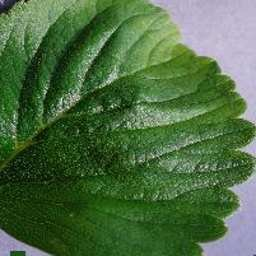
#> input picture data/own_leaves/proxy_00_Strawberry___healthy.jpg, 256 x 256 px; its folder holds only this picture in this run
$ python -i domain_shift.py   (imports and definitions only)
#> lines starting #> are read from the running program, lines starting #| are printed output that depends on the picture
#> further down, picture is the input picture: PIL image 256x256 RGB; mean R, G, B 76.3, 108, 66.1
"""Own-leaf / field-style domain-shift helpers."""

from __future__ import annotations

import io
from pathlib import Path

import cv2
import numpy as np
import pandas as pd
from PIL import Image, ImageEnhance, ImageFilter

from src.background import leaf_mask_rgb

IMAGE_SUFFIXES = {".jpg", ".jpeg", ".png", ".webp", ".bmp"}


# [61 lines left out: functions list_image_files, load_own_leaves_frame, outdoor_background, composite_leaf_on_background, not called in this run]


def phone_style_corrupt(
    image: Image.Image,
    rng: np.random.Generator | None = None,
) -> Image.Image:
    """Lighting, focus, and JPEG artifacts typical of phone snaps."""
    rng = rng or np.random.default_rng(0)
    out = image.convert("RGB")

    # Random zoom/crop toward the leaf.
    w, h = out.size
#> w = 256; h = 256
    scale = float(rng.uniform(0.78, 0.95))
    nw, nh = int(w * scale), int(h * scale)
#> nw = 227; nh = 227
    left = int(rng.integers(0, max(w - nw, 1)))
#> left = 14
    top = int(rng.integers(0, max(h - nh, 1)))
#> top = 7
    out = out.crop((left, top, left + nw, top + nh)).resize((w, h), Image.BICUBIC)
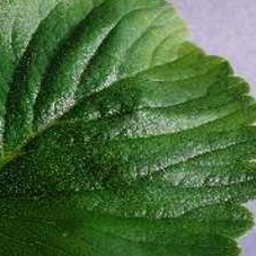
#> out: PIL image 256x256 RGB; mean R, G, B 70.8, 105, 58.3

    out = ImageEnhance.Brightness(out).enhance(float(rng.uniform(0.75, 1.25)))
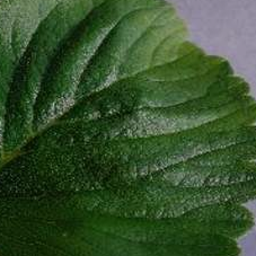
#> out: PIL image 256x256 RGB; mean R, G, B 54.1, 80.4, 44.4
    out = ImageEnhance.Contrast(out).enhance(float(rng.uniform(0.8, 1.35)))
    out = ImageEnhance.Color(out).enhance(float(rng.uniform(0.75, 1.3)))

    if float(rng.random()) < 0.45:
        out = out.filter(ImageFilter.GaussianBlur(radius=float(rng.uniform(0.4, 1.2))))

    # Warm or cool cast.
    arr = np.asarray(out).astype(np.float32)
    cast = np.asarray(
        [
            float(rng.uniform(-18, 22)),
            float(rng.uniform(-12, 12)),
            float(rng.uniform(-22, 10)),
        ],
        dtype=np.float32,
    )
    arr = np.clip(arr + cast, 0, 255).astype(np.uint8)
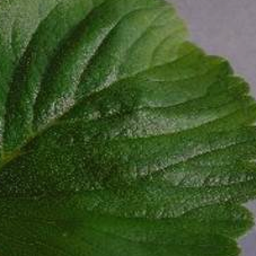
#> arr: shape (256, 256, 3); mean R, G, B 59.5, 83.9, 39.1
    out = Image.fromarray(arr)

    quality = int(rng.integers(35, 75))
    buffer = io.BytesIO()
    out.save(buffer, format="JPEG", quality=quality)
    buffer.seek(0)
    return Image.open(buffer).convert("RGB")


# [7 lines left out: function make_field_proxy, not called in this run]

>>> from PIL import Image
>>> picture = Image.open('../data/own_leaves/proxy_00_Strawberry___healthy.jpg')
>>> result = phone_style_corrupt(picture)

$ run again, on data/own_leaves/proxy_01_Potato___healthy.jpg
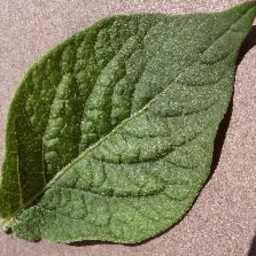
#> input picture data/own_leaves/proxy_01_Potato___healthy.jpg, 256 x 256 px
#> picture is the input picture: PIL image 256x256 RGB; mean R, G, B 125.4, 127.1, 92.7
#> in phone_style_corrupt, `out = out.crop((left, top, left + nw, top + nh)).resize((w, h), Image...`:
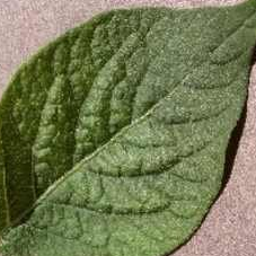
#> out: PIL image 256x256 RGB; mean R, G, B 115.1, 122, 82.8
#> in phone_style_corrupt, `return Image.open(buffer).convert("RGB")`:
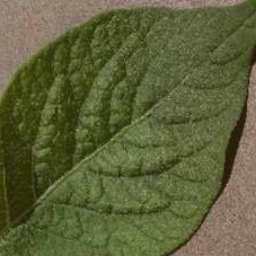
#> returned value: PIL image 256x256 RGB; mean R, G, B 93.1, 97.3, 58

$ run again, on data/own_leaves/proxy_02_Tomato___Early_blight.jpg
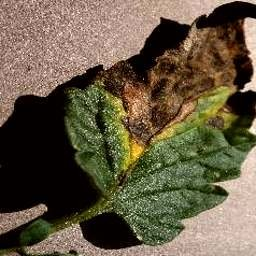
#> input picture data/own_leaves/proxy_02_Tomato___Early_blight.jpg, 256 x 256 px
#> picture is the input picture: PIL image 256x256 RGB; mean R, G, B 101.9, 90.1, 68.6
#> in phone_style_corrupt, `out = out.crop((left, top, left + nw, top + nh)).resize((w, h), Image...`:
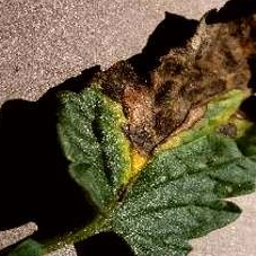
#> out: PIL image 256x256 RGB; mean R, G, B 94.6, 84.3, 60.3
#> in phone_style_corrupt, `arr = np.clip(arr + cast, 0, 255).astype(np.uint8)`:
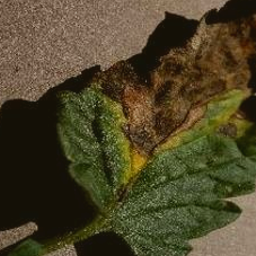
#> arr: shape (256, 256, 3); mean R, G, B 77.2, 68.7, 40.7

$ run again, on data/own_leaves/proxy_03_Cherry_(including_sour)___Powdery_mildew.jpg
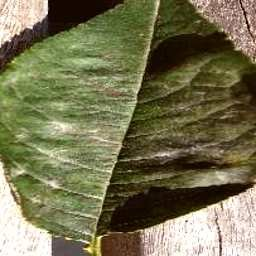
#> input picture data/own_leaves/proxy_03_Cherry_(including_sour)___Powdery_mildew.jpg, 256 x 256 px
#> picture is the input picture: PIL image 256x256 RGB; mean R, G, B 117.6, 114.4, 81.1
#> in phone_style_corrupt, `out = out.crop((left, top, left + nw, top + nh)).resize((w, h), Image...`:
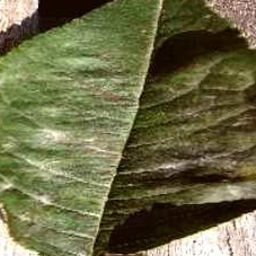
#> out: PIL image 256x256 RGB; mean R, G, B 106.7, 105.5, 69.4
#> in phone_style_corrupt, `out = ImageEnhance.Contrast(out).enhance(float(rng.uniform(0.8, 1.35)))`:
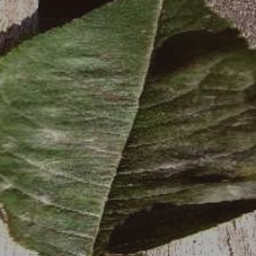
#> out: PIL image 256x256 RGB; mean R, G, B 80.5, 79.8, 57.3
